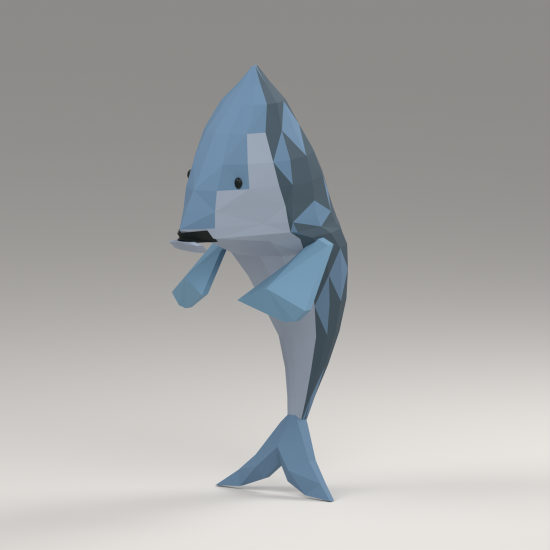
#> input picture temp-designs/models/fish/hero_preview.png, 1100 x 1100 px (shown at 1/2 size)
$ python make_contact_sheet.py
#> lines starting #> are read from the running program, lines starting #| are printed output that depends on the picture
from PIL import Image,ImageDraw,ImageFont
from pathlib import Path
P=Path(__file__).resolve().parent
sheet=Image.new('RGB',(1800,1260),'#ece9e3');d=ImageDraw.Draw(sheet)
#> after `sheet = Image.new('RGB', (1800, 1260), '#ece9e3')`:
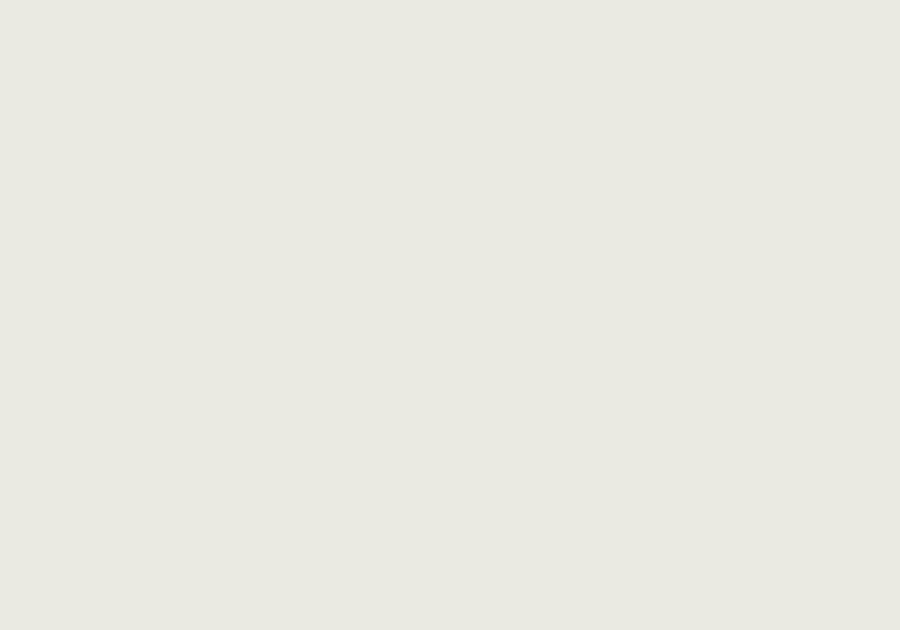
#> sheet: PIL image 1800x1260 RGB (shown at 1/2 size); mean R, G, B 236, 233, 227
fonts=Path('C:/Windows/Fonts')
title=ImageFont.truetype(str(fonts/'bahnschrift.ttf'),34)
label=ImageFont.truetype(str(fonts/'bahnschrift.ttf'),19)
small=ImageFont.truetype(str(fonts/'segoeui.ttf'),19)
d.text((42,26),'FISH FORM / UPRIGHT MACKEREL',font=title,fill='#292c2a')
d.text((43,76),'Animal Thieves  ·  Selected concept translated to a faceted 3D model',font=small,fill='#656862')
hero=Image.open(P/'hero_preview.png').convert('RGB').resize((1100,1100),Image.Resampling.LANCZOS)
sheet.paste(hero,(20,122))
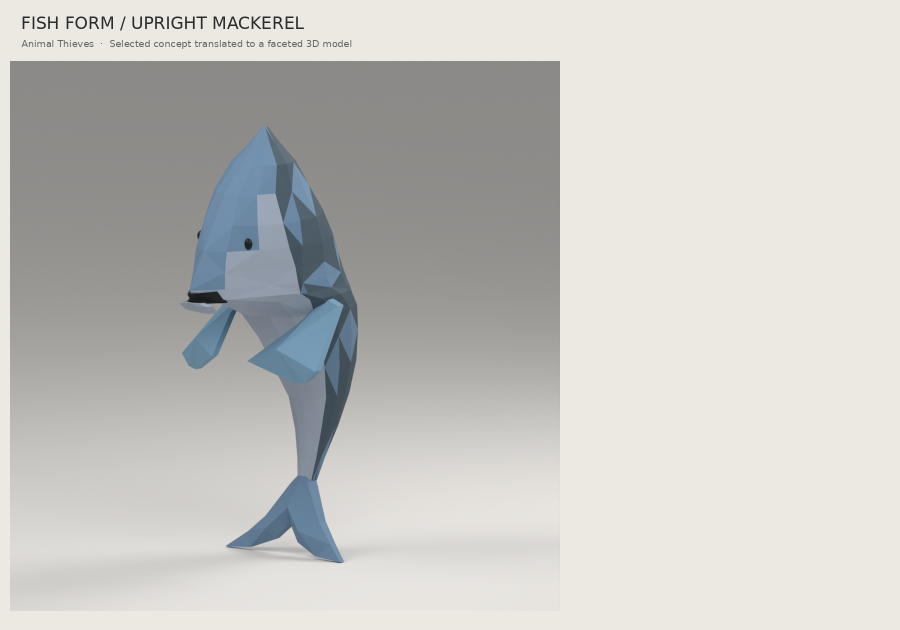
#> sheet: PIL image 1800x1260 RGB (shown at 1/2 size); mean R, G, B 199, 197.9, 194.8
for name,y in [('front',122),('side',489),('back',856)]:
    im=Image.open(P/f'{name}_preview.png').convert('RGB').resize((360,360),Image.Resampling.LANCZOS)
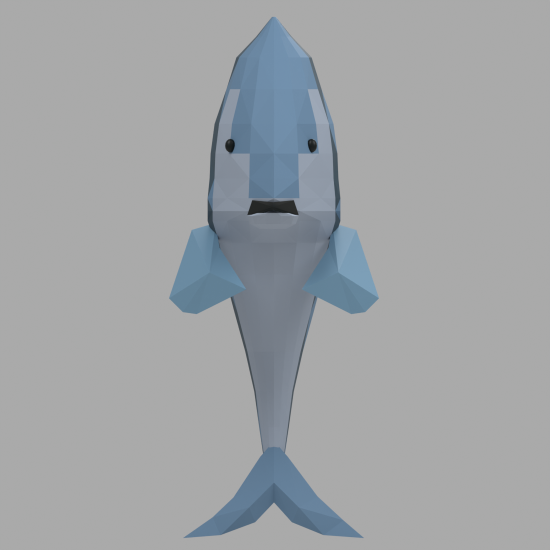
#> input picture temp-designs/models/fish/front_preview.png, 1100 x 1100 px (shown at 1/2 size)
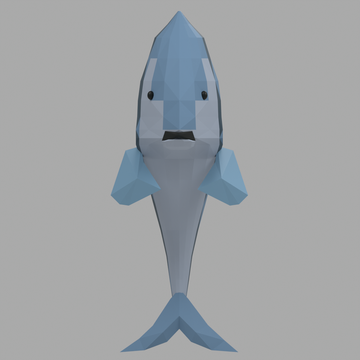
#> im: PIL image 360x360 RGB; mean R, G, B 159.8, 163.2, 165.9
    sheet.paste(im,(1210,y))
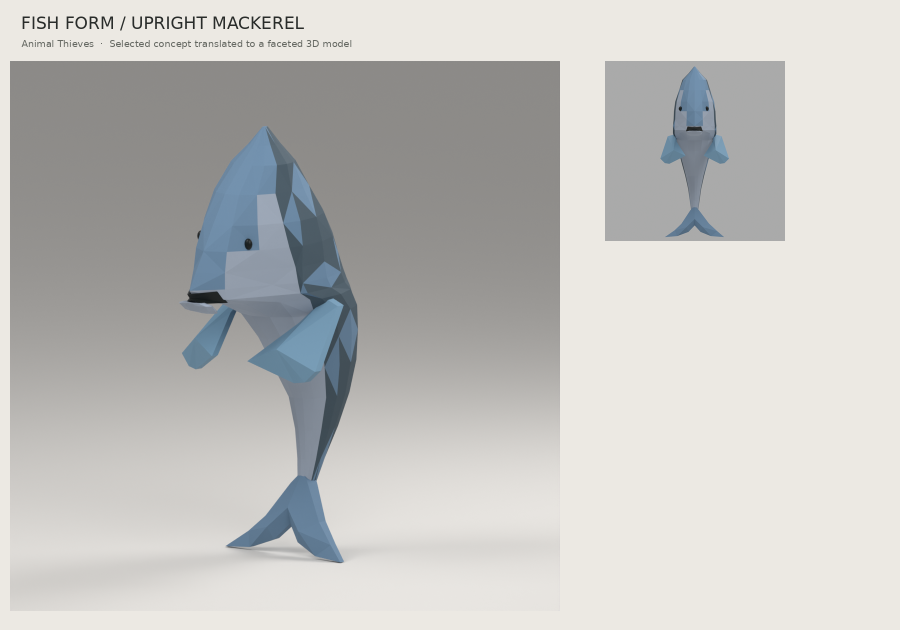
#> sheet: PIL image 1800x1260 RGB (shown at 1/2 size); mean R, G, B 194.7, 193.9, 191.3
#> (the run stopped early here; a loop or call above may not have finished)
